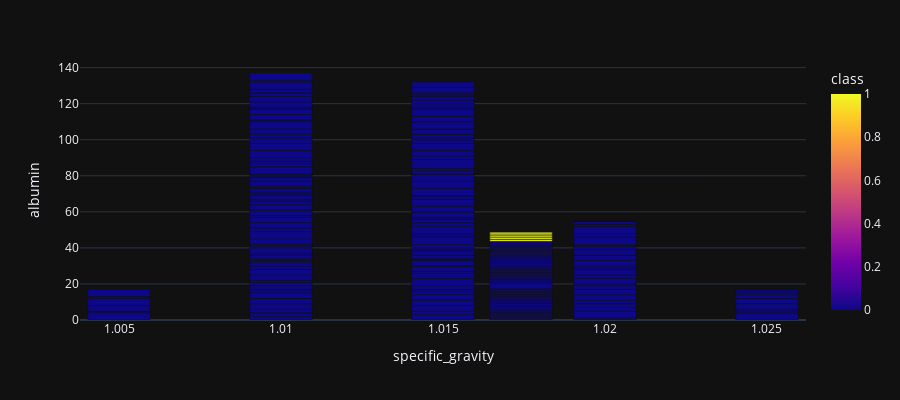

The cell this chart's notebook holds for it:
### Code cell
px.bar(df, x="specific_gravity", y="albumin", color='class', barmode='group', template = 'plotly_dark', height = 400)

### Figure 1 — Plotly figure (JSON) as saved in the notebook; plotly's stock layout.template omitted (floating-point values rounded to 4 significant figures; data arrays with more than 128 entries replaced by an {"elided": "..."} marker saying what was removed)
{"data": [{"alignmentgroup": "True", "hovertemplate": "specific_gravity=%{x}<br>albumin=%{y}<br>class=%{marker.color}<extra></extra>", "legendgroup": "", "marker": {"color": {"elided": "400 int values"}, "coloraxis": "coloraxis", "pattern": {"shape": ""}}, "name": "", "offsetgroup": "", "orientation": "v", "showlegend": false, "textposition": "auto", "type": "bar", "x": {"elided": "400 float values"}, "xaxis": "x", "y": {"elided": "400 float values"}, "yaxis": "y"}], "layout": {"barmode": "group", "coloraxis": {"colorbar": {"title": {"text": "class"}}, "colorscale": [[0, "#0d0887"], [0.1111, "#46039f"], [0.2222, "#7201a8"], [0.3333, "#9c179e"], [0.4444, "#bd3786"], [0.5556, "#d8576b"], [0.6667, "#ed7953"], [0.7778, "#fb9f3a"], [0.8889, "#fdca26"], [1, "#f0f921"]]}, "height": 400, "legend": {"tracegroupgap": 0}, "margin": {"t": 60}, "xaxis": {"anchor": "y", "domain": [0, 1], "title": {"text": "specific_gravity"}}, "yaxis": {"anchor": "x", "domain": [0, 1], "title": {"text": "albumin"}}}}
